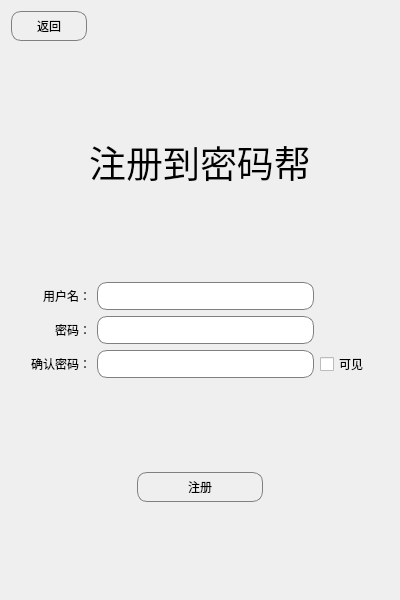
<?xml version="1.0" encoding="UTF-8"?>
<ui version="4.0">
 <class>SignIn</class>
 <widget class="QWidget" name="SignIn">
  <property name="geometry">
   <rect>
    <x>0</x>
    <y>0</y>
    <width>400</width>
    <height>600</height>
   </rect>
  </property>
  <property name="windowTitle">
   <string>密码帮注册</string>
  </property>
  <layout class="QVBoxLayout" name="verticalLayout">
   <item>
    <layout class="QHBoxLayout" name="horizontalLayout_2" stretch="2,8">
     <item>
      <widget class="QPushButton" name="button_return">
       <property name="sizePolicy">
        <sizepolicy hsizetype="Expanding" vsizetype="Preferred">
         <horstretch>0</horstretch>
         <verstretch>0</verstretch>
        </sizepolicy>
       </property>
       <property name="styleSheet">
        <string notr="true">QPushButton {
    border: 1px solid gray;
    border-radius: 10px;
    padding: 5px;
}</string>
       </property>
       <property name="text">
        <string>返回</string>
       </property>
      </widget>
     </item>
     <item>
      <spacer name="horizontalSpacer_5">
       <property name="orientation">
        <enum>Qt::Horizontal</enum>
       </property>
       <property name="sizeHint" stdset="0">
        <size>
         <width>40</width>
         <height>20</height>
        </size>
       </property>
      </spacer>
     </item>
    </layout>
   </item>
   <item>
    <spacer name="verticalSpacer_4">
     <property name="orientation">
      <enum>Qt::Vertical</enum>
     </property>
     <property name="sizeHint" stdset="0">
      <size>
       <width>20</width>
       <height>40</height>
      </size>
     </property>
    </spacer>
   </item>
   <item>
    <widget class="QLabel" name="label">
     <property name="font">
      <font>
       <family>楷体</family>
       <pointsize>28</pointsize>
      </font>
     </property>
     <property name="text">
      <string>注册到密码帮</string>
     </property>
     <property name="alignment">
      <set>Qt::AlignCenter</set>
     </property>
    </widget>
   </item>
   <item>
    <spacer name="verticalSpacer_3">
     <property name="orientation">
      <enum>Qt::Vertical</enum>
     </property>
     <property name="sizeHint" stdset="0">
      <size>
       <width>20</width>
       <height>40</height>
      </size>
     </property>
    </spacer>
   </item>
   <item>
    <layout class="QGridLayout" name="gridLayout">
     <item row="1" column="0">
      <spacer name="horizontalSpacer_3">
       <property name="orientation">
        <enum>Qt::Horizontal</enum>
       </property>
       <property name="sizeType">
        <enum>QSizePolicy::Fixed</enum>
       </property>
       <property name="sizeHint" stdset="0">
        <size>
         <width>20</width>
         <height>20</height>
        </size>
       </property>
      </spacer>
     </item>
     <item row="0" column="2">
      <widget class="QLineEdit" name="lineEdit_username">
       <property name="styleSheet">
        <string notr="true">QLineEdit {
    border: 1px solid gray;
    border-radius: 10px;
    padding: 5px;
}
</string>
       </property>
      </widget>
     </item>
     <item row="2" column="2">
      <widget class="QLineEdit" name="lineEdit_passwordRetry">
       <property name="styleSheet">
        <string notr="true">QLineEdit {
    border: 1px solid gray;
    border-radius: 10px;
    padding: 5px;
}
</string>
       </property>
       <property name="echoMode">
        <enum>QLineEdit::Password</enum>
       </property>
      </widget>
     </item>
     <item row="0" column="1">
      <widget class="QLabel" name="label_2">
       <property name="text">
        <string>用户名：</string>
       </property>
       <property name="alignment">
        <set>Qt::AlignRight|Qt::AlignTrailing|Qt::AlignVCenter</set>
       </property>
      </widget>
     </item>
     <item row="1" column="2">
      <widget class="QLineEdit" name="lineEdit_password">
       <property name="styleSheet">
        <string notr="true">QLineEdit {
    border: 1px solid gray;
    border-radius: 10px;
    padding: 5px;
}
</string>
       </property>
       <property name="echoMode">
        <enum>QLineEdit::Password</enum>
       </property>
      </widget>
     </item>
     <item row="1" column="1">
      <widget class="QLabel" name="label_3">
       <property name="text">
        <string>密码：</string>
       </property>
       <property name="alignment">
        <set>Qt::AlignRight|Qt::AlignTrailing|Qt::AlignVCenter</set>
       </property>
      </widget>
     </item>
     <item row="2" column="1">
      <widget class="QLabel" name="label_4">
       <property name="text">
        <string>确认密码：</string>
       </property>
       <property name="alignment">
        <set>Qt::AlignRight|Qt::AlignTrailing|Qt::AlignVCenter</set>
       </property>
      </widget>
     </item>
     <item row="1" column="4">
      <spacer name="horizontalSpacer_4">
       <property name="orientation">
        <enum>Qt::Horizontal</enum>
       </property>
       <property name="sizeType">
        <enum>QSizePolicy::Fixed</enum>
       </property>
       <property name="sizeHint" stdset="0">
        <size>
         <width>20</width>
         <height>20</height>
        </size>
       </property>
      </spacer>
     </item>
     <item row="2" column="3">
      <widget class="QCheckBox" name="checkBox_showPwd">
       <property name="text">
        <string>可见</string>
       </property>
      </widget>
     </item>
    </layout>
   </item>
   <item>
    <spacer name="verticalSpacer">
     <property name="orientation">
      <enum>Qt::Vertical</enum>
     </property>
     <property name="sizeHint" stdset="0">
      <size>
       <width>20</width>
       <height>84</height>
      </size>
     </property>
    </spacer>
   </item>
   <item>
    <layout class="QHBoxLayout" name="horizontalLayout">
     <item>
      <spacer name="horizontalSpacer">
       <property name="orientation">
        <enum>Qt::Horizontal</enum>
       </property>
       <property name="sizeHint" stdset="0">
        <size>
         <width>40</width>
         <height>20</height>
        </size>
       </property>
      </spacer>
     </item>
     <item>
      <widget class="QPushButton" name="button_signIn">
       <property name="sizePolicy">
        <sizepolicy hsizetype="MinimumExpanding" vsizetype="Preferred">
         <horstretch>0</horstretch>
         <verstretch>0</verstretch>
        </sizepolicy>
       </property>
       <property name="styleSheet">
        <string notr="true">QPushButton {
    border: 1px solid gray;
    border-radius: 10px;
    padding: 5px;
}</string>
       </property>
       <property name="text">
        <string>注册</string>
       </property>
      </widget>
     </item>
     <item>
      <spacer name="horizontalSpacer_2">
       <property name="orientation">
        <enum>Qt::Horizontal</enum>
       </property>
       <property name="sizeHint" stdset="0">
        <size>
         <width>40</width>
         <height>20</height>
        </size>
       </property>
      </spacer>
     </item>
    </layout>
   </item>
   <item>
    <spacer name="verticalSpacer_2">
     <property name="orientation">
      <enum>Qt::Vertical</enum>
     </property>
     <property name="sizeHint" stdset="0">
      <size>
       <width>20</width>
       <height>84</height>
      </size>
     </property>
    </spacer>
   </item>
  </layout>
 </widget>
 <resources/>
 <connections/>
</ui>
